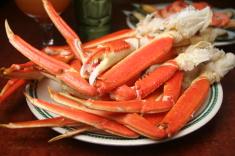
#> input picture react-for-beginners/catch-of-the-day/build/images/crab.jpg, 235 x 156 px, given in place of video.mp4, which was not available
$ python abrindo-imagem.py
#> lines starting #> are read from the running program, lines starting #| are printed output that depends on the picture; pictures that were not available may be replaced by others from this repository, and a replacement may not be noted
import cv2
import numpy as np
# abre uma imagem
img = cv2.imread("/home/lgcaobianco/Downloads/background.jpg")
cv2.imshow("Imagem", img)
cv2.waitKey(0)
cv2.destroyAllWindows()


# opening a video
capture = cv2.VideoCapture("video.mp4")
while True:
    ret, frame = capture.read()
#> frame is the input picture: shape (156, 235, 3); mean B, G, R 55.9, 83.4, 148.6
    cv2.imshow("Imagem", frame)
    if cv2.waitKey(1) & 0xFF == ord("q"):
#> (key q is pressed here)
        break
capture.release()
cv2.destroyAllWindows()

# split it into R G B channels and show only GREEN channel
# important to notice that function split() returns in the order B G R
capture = cv2.VideoCapture(0)
while True:
    ret, frame = capture.read()
    b, g, r = cv2.split(frame)
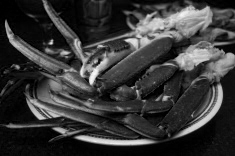
#> b: shape (156, 235); min 0, max 249, mean 55.9
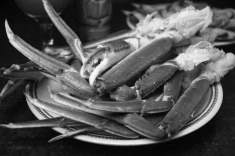
#> g: shape (156, 235); min 1, max 254, mean 83.4
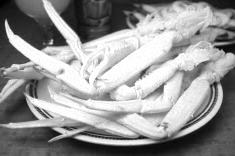
#> r: shape (156, 235); min 0, max 255, mean 148.6
    cv2.imshow("Imagem", g)
    if cv2.waitKey(1) & 0xFF == ord("q"):
#> (key q is pressed here)
        break
capture.release()
cv2.destroyAllWindows()


# image from webcam converted to gray
capture = cv2.VideoCapture(0)
while True:
    ret, frame = capture.read()
    imagem = cv2.cvtColor(frame, cv2.COLOR_RGB2GRAY)
    cv2.imshow("Imagem", imagem)
    if cv2.waitKey(1) & 0xFF == ord("q"):
#> (key q is pressed here)
        break
capture.release()
cv2.destroyAllWindows()

# capture image from webcam, transform to HSV and show channels
capture = cv2.VideoCapture(0)
while True:
    ret, frame = capture.read()
    img = cv2.cvtColor(frame, cv2.COLOR_RGB2HSV)
#> img: shape (156, 235, 3); mean H, S, V 108.9, 171.1, 148.9
    h, s, v = cv2.split(frame)
    cv2.imshow("hue", h)
    cv2.imshow("saturation", s)
    cv2.imshow("value", v)
    cv2.imshow("original", frame)
    if cv2.waitKey(1) & 0xFF == ord("q"):
#> (key q is pressed here)
        break
capture.release()
cv2.destroyAllWindows()

# capture image from webcam, set blue channel to 1 and show
capture = cv2.VideoCapture(0)
while True:
    ret, frame = capture.read()
    b, g, r = cv2.split(frame)
    try:
        g[:, :] = 1
#> g: shape (156, 235); every value is 1
        cv2.imshow("full red", cv2.merge((b, g, r)))
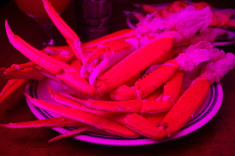
#> window 'full red': shape (156, 235, 3); mean B, G, R 55.9, 1, 148.6
        if cv2.waitKey(1) & 0xFF == ord("q"):
#> (key q is pressed here)
            break
    except:
        print("error caught!!")
        capture.release()
        break
capture.release()
cv2.destroyAllWindows()

$ run again, on react-for-beginners/catch-of-the-day/build/images/hali.jpg
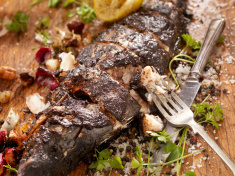
#> input picture react-for-beginners/catch-of-the-day/build/images/hali.jpg, 235 x 176 px, given in place of video.mp4, which was not available
#> frame is the input picture: shape (176, 235, 3); mean B, G, R 76.4, 106.5, 141.7
#> `imagem = cv2.cvtColor(frame, cv2.COLOR_RGB2GRAY)`:
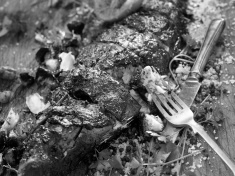
#> imagem: shape (176, 235); min 0, max 254, mean 101.5
#> img: shape (176, 235, 3); mean H, S, V 107.5, 130.2, 141.9
#> `cv2.imshow("full red", cv2.merge((b, g, r)))`:
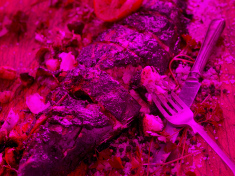
#> window 'full red': shape (176, 235, 3); mean B, G, R 76.4, 1, 141.7

$ run again, on react-for-beginners/catch-of-the-day/build/images/lobster.jpg
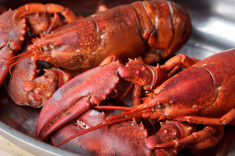
#> input picture react-for-beginners/catch-of-the-day/build/images/lobster.jpg, 235 x 156 px, given in place of video.mp4, which was not available
#> frame is the input picture: shape (156, 235, 3); mean B, G, R 60.8, 72.6, 150.1
#> `b, g, r = cv2.split(frame)`:
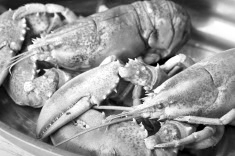
#> r: shape (156, 235); min 0, max 255, mean 150.1
#> img: shape (156, 235, 3); mean H, S, V 111.9, 163.4, 150.7
#> `cv2.imshow("full red", cv2.merge((b, g, r)))`:
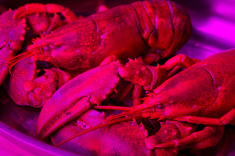
#> window 'full red': shape (156, 235, 3); mean B, G, R 60.8, 1, 150.1

$ run again, on react-for-beginners/catch-of-the-day/build/images/mahi.jpg
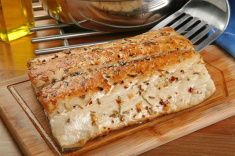
#> input picture react-for-beginners/catch-of-the-day/build/images/mahi.jpg, 235 x 156 px, given in place of video.mp4, which was not available
#> frame is the input picture: shape (156, 235, 3); mean B, G, R 75.6, 119, 161.4
#> `imagem = cv2.cvtColor(frame, cv2.COLOR_RGB2GRAY)`:
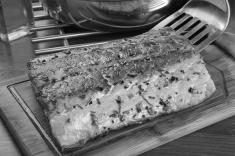
#> imagem: shape (156, 235); min 3, max 255, mean 110.8
#> img: shape (156, 235, 3); mean H, S, V 101.3, 142.9, 162.8
#> `cv2.imshow("full red", cv2.merge((b, g, r)))`:
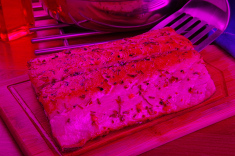
#> window 'full red': shape (156, 235, 3); mean B, G, R 75.6, 1, 161.4
